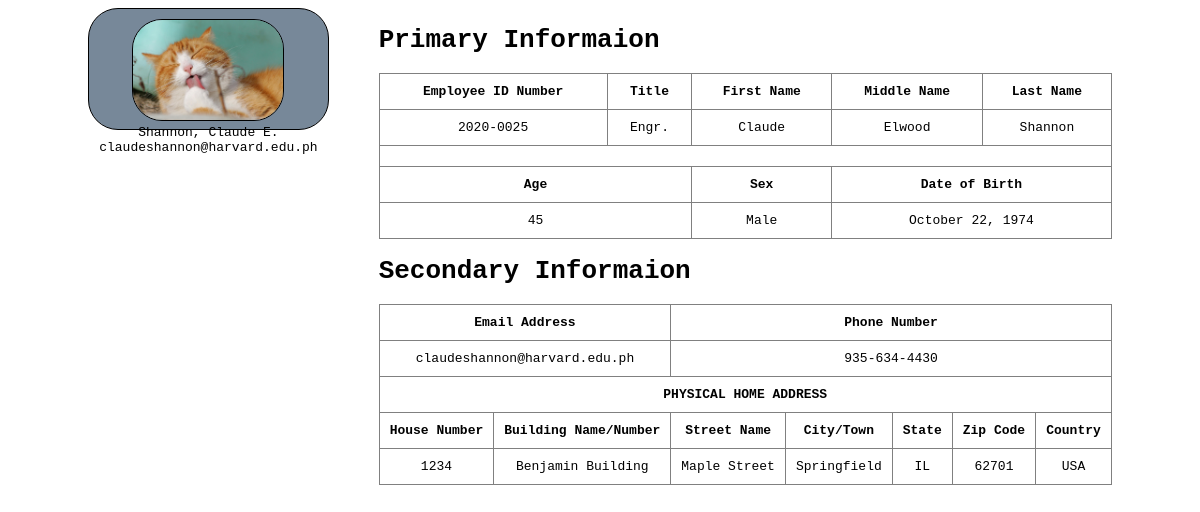
/employee.php?ID=1, run on the app's committed database.
### tables this page shows
CREATE TABLE `employee` (
  `id` int(11) NOT NULL,
  `employee_id` varchar(50) NOT NULL,
  `picture` varchar(100) NOT NULL,
  `title` varchar(100) NOT NULL,
  `fname` varchar(100) NOT NULL,
  `mname` varchar(100) NOT NULL,
  `lname` varchar(100) NOT NULL,
  `age` int(11) NOT NULL,
  `sex` varchar(50) NOT NULL,
  `dob` varchar(100) NOT NULL,
  `email_address` varchar(100) NOT NULL,
  `phone_number` varchar(50) NOT NULL,
  `house_number` varchar(50) NOT NULL,
  `building_name` varchar(100) NOT NULL,
  `street_name` varchar(100) NOT NULL,
  `city_town` varchar(100) NOT NULL,
  `state` varchar(100) NOT NULL,
  `zip_code` varchar(50) NOT NULL,
  `country` varchar(100) NOT NULL
);

### employee.php (the view, shortened to what this page needs)
<?php
    include 'config.php';
    $id = $_GET['ID'];
    $query = mysqli_query($con, "SELECT * FROM employee where id='$id'");
    while ($row = mysqli_fetch_assoc($query)){
        $middleInitial = $row['mname'];
        $index = 0;
?>
<!DOCTYPE html>
<html lang="en">
<head>
    <link rel="stylesheet" href="employee.css">
</head>
<body>
    <div class="container">
        <div class="left">
            <div class="box">
                <div class="top"><img src="images/<?php echo $row['picture']; ?>.jpg"></div>
                <div class="bottom">
                    <p>
                        <?php echo $row['lname']. ", ";?>
                        <?php echo $row['fname']. " ";?>
                        <?php
                            if (isset($middleInitial[$index])){
                                echo ucfirst($middleInitial[$index]). ".";
                            }
                        ?>
                    </p>
                    <p><?php echo $row['email_address'];?></p>
                </div>
            </div>
        </div>
        <div class="right">
            <h1>Primary Informaion</h1>
            <table border=1>
                <tr>
                    <th>Employee ID Number</th>
                    <th>Title</th>
                    <th>First Name</th>
                    <th>Middle Name</th>
                    <th>Last Name</th>
                </tr>
                    <tr>
                        <td><?php echo $row['employee_id']; ?></td>
                        <td><?php echo $row['title']; ?></td>
                        <td><?php echo $row['fname']; ?></td>
                        <td><?php echo $row['mname']; ?></td>
                        <td><?php echo $row['lname']; ?></td>
                    </tr>
                <tr>
                    <td colspan="5"></td>
                </tr>
                <tr>
                    <th colspan="2">Age</th>
                    <th colspan="1">Sex</th>
                    <th colspan="2">Date of Birth</th>
                </tr>
                    <tr>
                        <td colspan="2"><?php echo $row['age']; ?></td>
                        <td colspan="1"><?php echo $row['sex']; ?></td>
                        <td colspan="2"><?php echo $row['dob']; ?></td>
                    </tr>
            </table>
            <h1>Secondary Informaion</h1>
            <table border=1>
                <tr>
                    <th colspan="2">Email Address</th>
                    <th colspan="5">Phone Number</th>
                </tr>
                    <tr>
                        <td colspan="2"><?php echo $row['email_address']; ?></td>
                        <td colspan="5"><?php echo $row['phone_number']; ?></td>
                    </tr>
                <tr><th colspan="7">PHYSICAL HOME ADDRESS</th></tr>
                <tr>
                    <th>House Number</th>
                    <th>Building Name/Number</th>
                    <th>Street Name</th>
                    <th>City/Town</th>
                    <th>State</th>
                    <th>Zip Code</th>
                    <th>Country</th>
                </tr>
                    <tr>
                        <td><?php echo $row['house_number']; ?></td>
                        <td><?php echo $row['building_name']; ?></td>
                        <td><?php echo $row['street_name']; ?></td>
                        <td><?php echo $row['city_town']; ?></td>
                        <td><?php echo $row['state']; ?></td>
                        <td><?php echo $row['zip_code']; ?></td>
                        <td><?php echo $row['country']; ?></td>
                    </tr>
                <?php
                    }
                ?>
            </table>
        </div>
    </div>
</body>
</html>

### employee.css (style rules this page uses)
.container { display: flex; justify-content: center; width: 100%; height: 100%; gap: 50px; }
* { font-family: monospace; }
img { width: 150px; border-radius: 30px; border: 1px solid black; }
.left p { margin: 0; text-align: center; }
.box { background: lightslategray; height: 100px; padding: 10px; border: 1px solid black; border-radius: 30px; justify-items: center; flex-direction: column; gap: 20px; }
table * { text-align: center; padding: 10px; }
table { border-collapse: collapse; width: 100%; }

### data on the page
employee: lname "Shannon", fname "Claude", mname "E", email_address "claudeshannon@harvard.edu.ph", employee "2020-0025", title "Engr.", mname "Elwood", age "45", sex "Male", dob "October 22, 1974", phone_number "935-634-4430", house_number "1234", building_name "Benjamin Building", street_name "Maple Street", city_town "Springfield", state "IL", zip_code "62701", country "USA"
